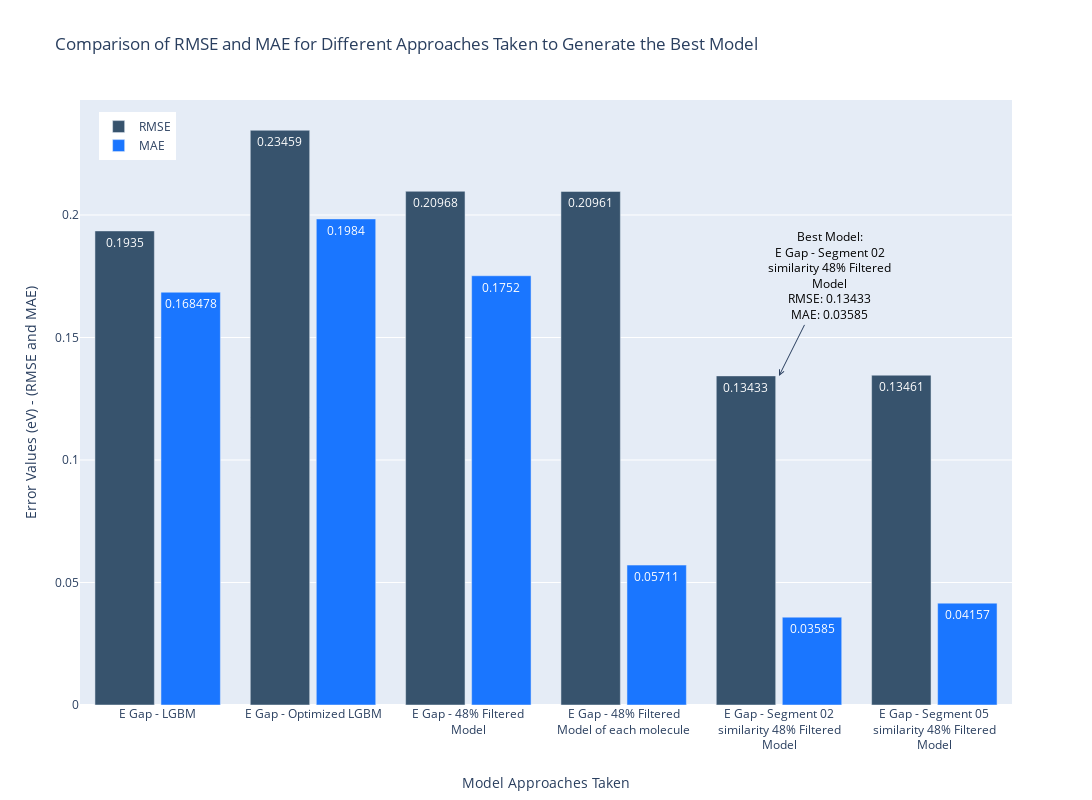

The notebook cell this image was saved under:
### Code cell
import plotly.graph_objects as go

model_names = [
    "E Gap - LGBM",
    "E Gap - Optimized LGBM",
    "E Gap - 48% Filtered Model",
    "E Gap - 48% Filtered Model of each molecule",
    "E Gap - Segment 02 similarity 48% Filtered Model",
    "E Gap - Segment 05 similarity 48% Filtered Model"
]

rmse_values = [
    0.19350,
    0.23459,
    0.20968,
    0.20961,
    0.13433,
    0.13461
]

mae_values = [
    0.168478,
    0.19840,
    0.17520,
    0.05711,
    0.03585,
    0.04157
]

# Function to wrap text in labels without breaking words
def wrap_text(text, width=20):
    words = text.split(' ')
    wrapped_text = ''
    line = ''
    for word in words:
        if len(line) + len(word) + 1 <= width:
            line += (word + ' ')
        else:
            wrapped_text += line.strip() + '<br>'
            line = word + ' '
    wrapped_text += line.strip()
    return wrapped_text

# Apply word wrapping to model names
wrapped_model_names = [wrap_text(name, width=25) for name in model_names]

# Create traces for RMSE and MAE
trace_rmse = go.Bar(
    x=wrapped_model_names,
    y=rmse_values,
    name='RMSE',
    text=rmse_values,
    textposition='auto',
    marker_color='rgb(55, 83, 109)'
)

trace_mae = go.Bar(
    x=wrapped_model_names,
    y=mae_values,
    name='MAE',
    text=mae_values,
    textposition='auto',
    marker_color='rgb(26, 118, 255)'
)

# Combine traces into a figure
fig = go.Figure(data=[trace_rmse, trace_mae])

# Update layout for better visualization
fig.update_layout(
    title='Comparison of RMSE and MAE for Different Approaches Taken to Generate the Best Model',
    xaxis=dict(
        title='Model Approaches Taken',
        tickangle= 0,
        tickmode='array',
        title_standoff=25
    ),
    yaxis=dict(title='Error Values (eV) - (RMSE and MAE)'),
    barmode='group',
    legend=dict(x=0.02, y=0.98),
    bargap=0.15,
    bargroupgap=0.1,
    height=800,
    width=1200
)

# Add annotation for the best combination
best_model_index = rmse_values.index(min(rmse_values))
best_rmse = rmse_values[best_model_index]
best_mae = mae_values[best_model_index]
best_model_name = wrapped_model_names[best_model_index]

fig.add_annotation(
    x=best_model_name,
    y=max(best_rmse, best_mae),
    text=f"Best Model:<br>{best_model_name}<br>RMSE: {best_rmse:.5f}<br>MAE: {best_mae:.5f}",
    showarrow=True,
    arrowhead=5,
    ax=50,
    ay=-100,
    font=dict(size=12, color="black"),
    align="center"
)

# Display the figure
fig.show()

### Figure 1 — Plotly figure (JSON) as saved in the notebook; plotly's stock layout.template omitted (floating-point values rounded to 4 significant figures)
{"data": [{"marker": {"color": "rgb(55, 83, 109)"}, "name": "RMSE", "text": ["0.1935", "0.23459", "0.20968", "0.20961", "0.13433", "0.13461"], "textposition": "auto", "type": "bar", "x": ["E Gap - LGBM", "E Gap - Optimized LGBM", "E Gap - 48% Filtered<br>Model", "E Gap - 48% Filtered<br>Model of each molecule", "E Gap - Segment 02<br>similarity 48% Filtered<br>Model", "E Gap - Segment 05<br>similarity 48% Filtered<br>Model"], "y": [0.1935, 0.2346, 0.2097, 0.2096, 0.1343, 0.1346]}, {"marker": {"color": "rgb(26, 118, 255)"}, "name": "MAE", "text": ["0.168478", "0.1984", "0.1752", "0.05711", "0.03585", "0.04157"], "textposition": "auto", "type": "bar", "x": ["E Gap - LGBM", "E Gap - Optimized LGBM", "E Gap - 48% Filtered<br>Model", "E Gap - 48% Filtered<br>Model of each molecule", "E Gap - Segment 02<br>similarity 48% Filtered<br>Model", "E Gap - Segment 05<br>similarity 48% Filtered<br>Model"], "y": [0.1685, 0.1984, 0.1752, 0.05711, 0.03585, 0.04157]}], "layout": {"annotations": [{"align": "center", "arrowhead": 5, "ax": 50, "ay": -100, "font": {"color": "black", "size": 12}, "showarrow": true, "text": "Best Model:<br>E Gap - Segment 02<br>similarity 48% Filtered<br>Model<br>RMSE: 0.13433<br>MAE: 0.03585", "x": "E Gap - Segment 02<br>similarity 48% Filtered<br>Model", "y": 0.1343}], "bargap": 0.15, "bargroupgap": 0.1, "barmode": "group", "height": 800, "legend": {"x": 0.02, "y": 0.98}, "title": {"text": "Comparison of RMSE and MAE for Different Approaches Taken to Generate the Best Model"}, "width": 1200, "xaxis": {"tickangle": 0, "tickmode": "array", "title": {"standoff": 25, "text": "Model Approaches Taken"}}, "yaxis": {"title": {"text": "Error Values (eV) - (RMSE and MAE)"}}}}
